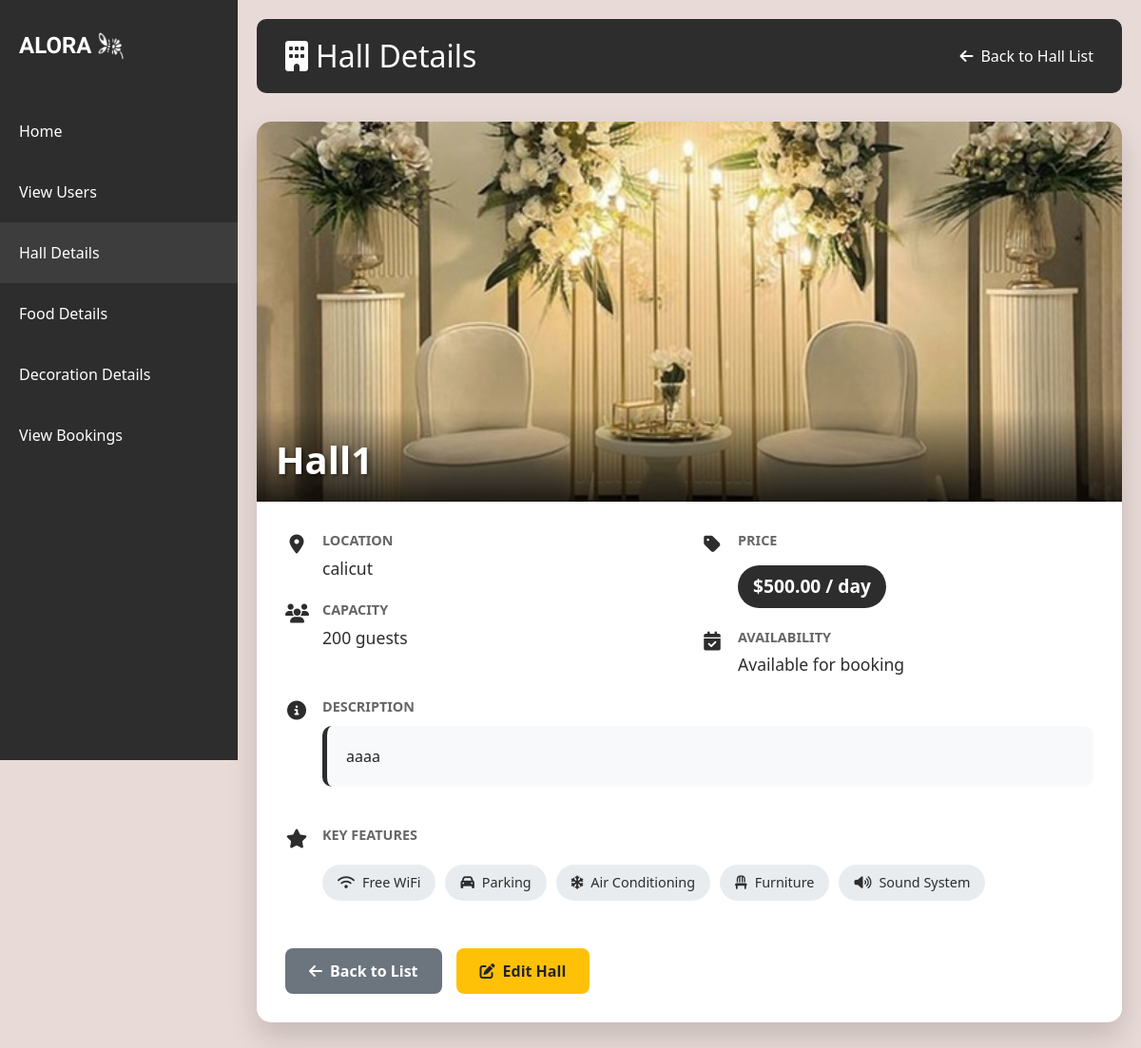
Before: /hall/8/ with the older database file.
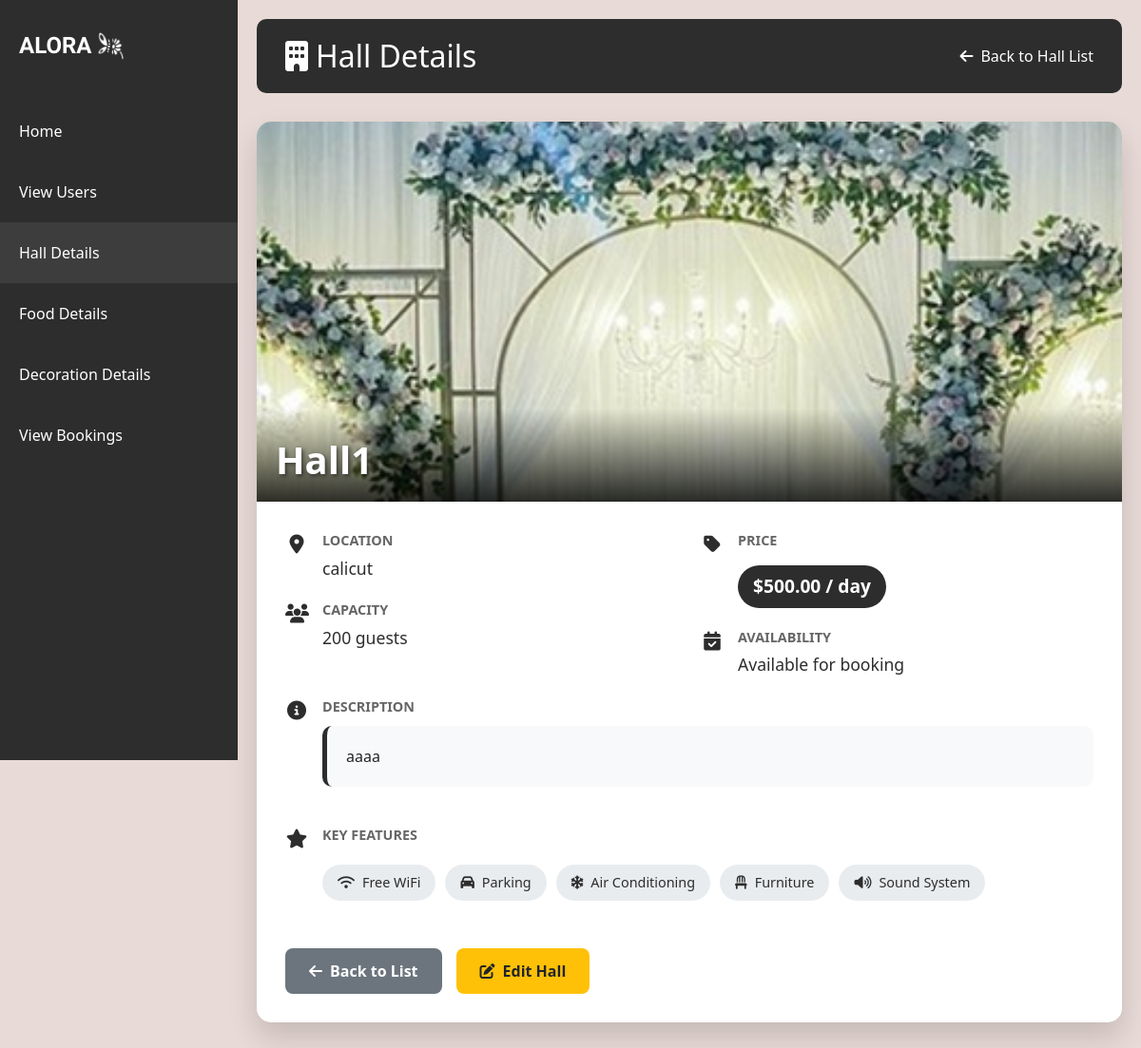
After: the same page with the newer database file.
### aloraapp/models.py (models this page shows)
class Halls(models.Model):
    hall_name=models.CharField(max_length=100)
    location=models.CharField(max_length=200)
    capacity=models.IntegerField()
    price_per_day=models.DecimalField(max_digits=10,decimal_places=2)
    photo_url=models.FileField()
    hall_description=models.TextField(null=True,blank=True)

### aloraapp/views.py (the view)
# urls.py: path('hall/<int:hall_id>/', views.hall_detail_view, name='hall_detail'),
def hall_detail_view(request, hall_id):
    hall = get_object_or_404(Halls, id=hall_id)
    return render(request, 'view_hall_detail.html', {'hall': hall})

### template/view_hall_detail.html (shortened to what the changed rows need)
<!DOCTYPE html>
<html lang="en">
<head>
    {% load static %}
    <link href="https://cdn.jsdelivr.net/npm/bootstrap@5.3.0/dist/css/bootstrap.min.css" rel="stylesheet">
    <link rel="stylesheet" href="https://cdnjs.cloudflare.com/ajax/libs/font-awesome/6.4.0/css/all.min.css">
</head>
<body>
    <div class="main-content">
        <div class="page-title">
            <h2 class="mb-0"><i class="fas fa-building me-2"></i>Hall Details</h2>
        </div>
        <div class="hall-card">
            <div class="hall-image-container">
                <img src="{{ hall.photo_url.url }}" class="hall-image" alt="{{ hall.hall_name }}">
                <div class="hall-name-overlay">
                    <h1>{{ hall.hall_name }}</h1>
                </div>
            </div>
            <div class="hall-details">
                <div class="row">
                    <div class="col-md-6">
                        <div class="detail-item">
                            <div class="detail-content">
                                <div class="detail-label">Location</div>
                                <div class="detail-value">{{ hall.location }}</div>
                            </div>
                        </div>
                        <div class="detail-item">
                            <div class="detail-content">
                                <div class="detail-label">Capacity</div>
                                <div class="detail-value">{{ hall.capacity }} guests</div>
                            </div>
                        </div>
                    </div>
                    <div class="col-md-6">
                        <div class="detail-item">
                            <div class="detail-content">
                                <div class="detail-value">
                                    <div class="price-tag">${{ hall.price_per_day }} / day</div>
                                </div>
                            </div>
                        </div>
                    </div>
                </div>
                <div class="detail-item">
                    <div class="detail-content">
                        <div class="detail-label">Description</div>
                        <div class="description-box">
                            {{ hall.hall_description }}
                        </div>
                    </div>
                </div>
            </div>
        </div>
    </div>
</body>
</html>

Changed rows visible on the page:
changed Halls "Hall1": photo_url: a different picture
